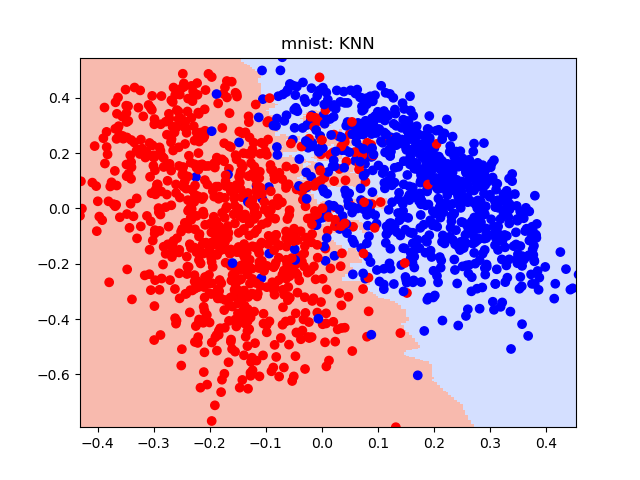
#> input picture mnist/decision_boundaries/knn.png, 640 x 480 px
$ python run.py ../mnist/decision_boundaries/knn.png
#> lines starting #> are read from the running program, lines starting #| are printed output that depends on the picture
### kmeans_image_compression/kmeans.py
import numpy as np
from scipy.spatial.distance import cdist
from matplotlib import pyplot as plt
import time
import imageio

def kmeans(data, k, ct_init):

    ct_old = ct_init

    #set dimension variables
    n1,n2,n3 = np.shape(data)
    data = np.reshape(data,(-1, 3))
    dim = np.shape(data)[1]

    #set empty array to hold updated centroids
    ct_new = np.full((k,dim), np.nan)

    #set looping parameter to ensure stopping condition
    maxIter = 200
    nIter = 1
    cost_old = 1e10
    cost_list = []

    while (nIter <=maxIter):

        # find the distances of all data points to each centroid, L2 norm
        dist_mtx = cdist(data, ct_old, 'euclidean')

        #reset cost to have a basis of comparison for each iteration
        current_cost = 0

        # find the cluster assignment for each data point
        cl = np.argmin(dist_mtx, axis=1)

        # update the centroid for each group
        for idx in range(k):

            # find the index of data points in cluster ii
            idx_j = np.where(cl==idx)
            x_j = data[idx_j]

            # update new centroid based on mean
            ct_new[idx] = np.mean(x_j, axis=0)

            # exit condition if new centroid mean is infinite
            if ~np.isfinite(sum(ct_new[idx])):
                ct_new[idx] = np.full(np.shape(ct_new[idx]), fill_value = np.inf)

            # calculate cost for current iteration
            current_cost = current_cost + np.sum(x_j.dot(ct_new[idx]))

        # record cost of current iteration
        cost_list.append(current_cost)

        # check converge
        if current_cost == cost_old:
            break

        # update the variable for next iteration
        cost_old = current_cost
        ct_old = ct_new
        nIter = nIter+1

    # assign the new pixel value with new centroid
    dist_all = cdist(data, ct_new, 'euclidean') # L2 norm
    cl_all = np.argmin(dist_all, axis=1)

    # prepare to output the result
    img = np.full(np.shape(data), fill_value = np.nan)
    for ii in np.unique(cl_all):
        img[np.where(cl_all == ii)] = ct_new[ii]/255

    img_out = np.reshape(img,(n1,n2,n3))

    # check empty cluster:
    n_empty = sum(1 - np.isfinite( np.sum(ct_new, axis=1) ))

    return img_out, n_empty

### kmeans_image_compression/run.py
from kmeans import kmeans
import imageio
from matplotlib import pyplot as plt
import time
import numpy as np
import sys

def run_kmeans(path):
#> called with path = '../mnist/decision_boundaries/knn.png'
    raw_img = imageio.imread(path)
#> raw_img is the input picture: shape (480, 640, 4); mean R, G, B, A 218.8, 176.9, 204.6, 255
    k_mesh = [2,4,8, 16, 32]
    run_time = []
    n_empty_all = []

    # prepare fig/ax
    fig, ax = plt.subplots(3,2)
    ax[0,0].imshow(raw_img)
    ax[0,0].set_title('original', fontsize = 8)
    ax[0,0].get_xaxis().set_visible(False)
    ax[0,0].get_yaxis().set_visible(False)


    # set random seed
    rseed = 6

    for ii in range(5):
        start_time = time.time()
        np.random.seed(rseed)

        # set initial centroids to be in the range of 100 - 200
        ct_init = np.random.random((k_mesh[ii],3))*100+100

        img, n_empty = kmeans(raw_img, k_mesh[ii], ct_init)
        end_time = time.time()

        # show image on its associated axis
        ax[int((ii+1)/2), np.remainder(ii+1,2)].imshow(img)
        ax[int((ii+1)/2), np.remainder(ii+1,2)].set_title('k='+str(k_mesh[ii]), fontsize = 8)
        ax[int((ii+1)/2), np.remainder(ii+1,2)].get_xaxis().set_visible(False)
        ax[int((ii+1)/2), np.remainder(ii+1,2)].get_yaxis().set_visible(False)

        run_time.append(end_time - start_time)
        n_empty_all.append(n_empty)
#> this loop made 5 passes
#> n_empty on passes 1 to 5: 0, 0, 0, 1, 9
#> pass 1, in run_kmeans, `img, n_empty = kmeans(raw_img, k_mesh[ii], ct_init)`:
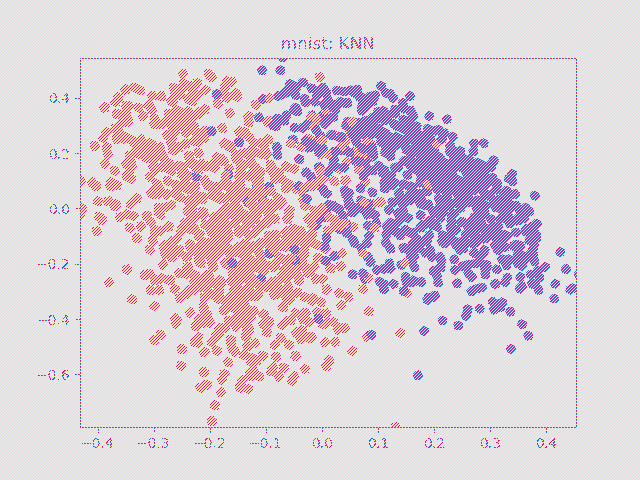
#> img: shape (480, 640, 4) float64; mean R, G, B, A 0.857, 0.798, 0.819, 0.879; transparent parts drawn white
#> pass 2, in run_kmeans, `img, n_empty = kmeans(raw_img, k_mesh[ii], ct_init)`:
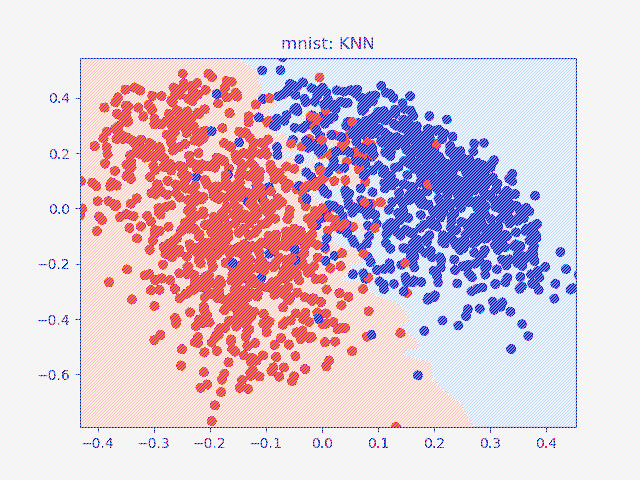
#> img: shape (480, 640, 4) float64; mean R, G, B, A 0.85, 0.754, 0.824, 0.925; transparent parts drawn white
#> pass 3, in run_kmeans, `img, n_empty = kmeans(raw_img, k_mesh[ii], ct_init)`:
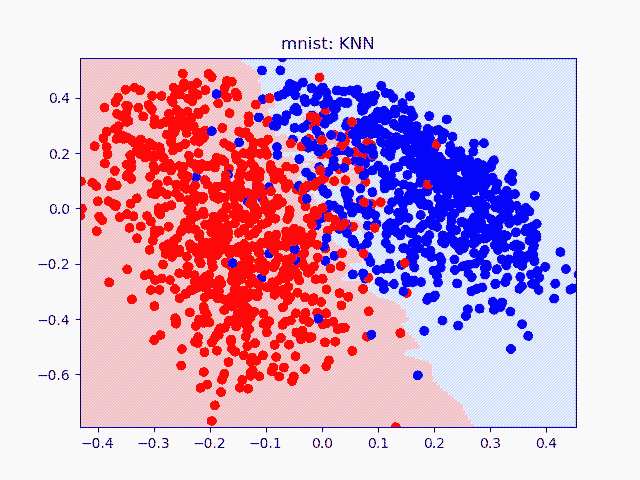
#> img: shape (480, 640, 4) float64; mean R, G, B, A 0.853, 0.703, 0.82, 0.978; transparent parts drawn white
#> after the loop, n_empty_all = [0, 0, 0, 1, 9]; run_time = [0.28, 0.422, 0.935, 1.3, 2.67]

    fig.tight_layout(pad=0.5)
    fig.suptitle('Results for Different Values of K:')
    fig.subplots_adjust(top=0.9)

    # save figure
    plt.savefig('kmeans_export.pdf', dpi = 300)
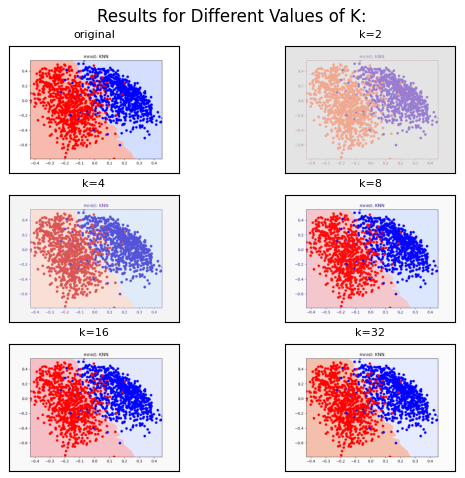
#> figure drawn by matplotlib, 6 panels

    print('Running time for each k:')
    for k_ind in range(5):
        out_text = 'k = '+str(k_mesh[k_ind])+':   '+'%.2f'%run_time[k_ind]+ 'sec.    # of empty clusters: '+ str(n_empty_all[k_ind])
        print(out_text)
        with open('result.txt','a') as writer:
            writer.write(out_text)
            writer.write("\n")
#> this loop made 5 passes
#| k = 2:   0.28sec.    # of empty clusters: 0
#| k = 4:   0.42sec.    # of empty clusters: 0
#| k = 8:   0.93sec.    # of empty clusters: 0
#| k = 16:   1.30sec.    # of empty clusters: 1
#| k = 32:   2.67sec.    # of empty clusters: 9

if __name__ == "__main__":
    path = str(sys.argv[1])
    run_kmeans(path)
